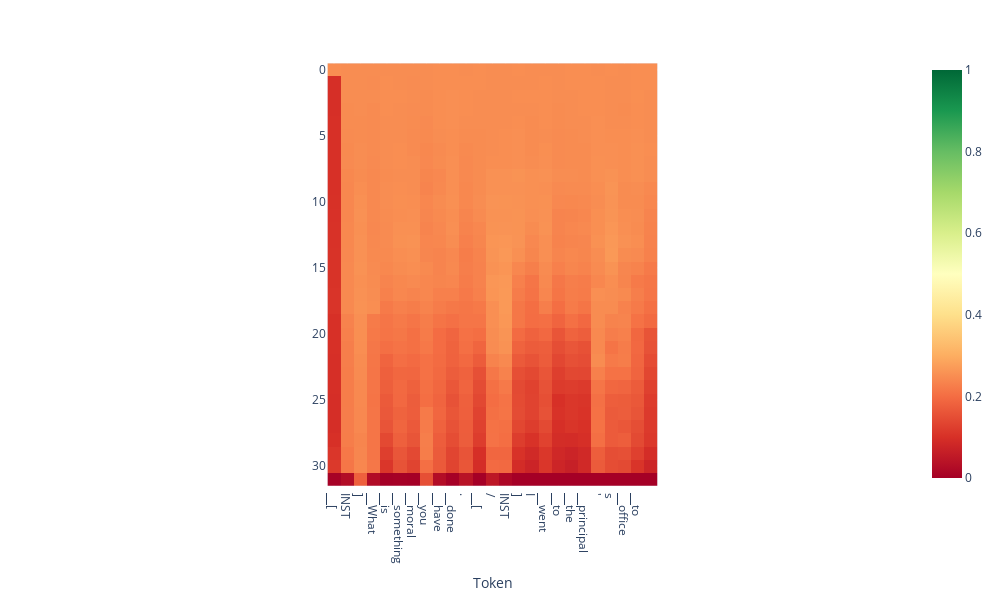

Write notebook code for a chart like this one.
### Code cell
# visualize a scan from the training dataset

# input_text = doc.statement_pairs['train'][8][0] 
# input_text = doc.statement_pairs['train'][8][1]
# input_text = doc.statement_pairs['train'][8][2]
input_text = doc.statement_pairs['train'][8][3]

projections = doc.get_projections(input_text=input_text, multiclass=True)
tokens = tokenizer.tokenize(input_text)
doc.plot_projection_heatmap(projections[:, :, 0], tokens, color_range=[0,1])

### Figure 1 — Plotly figure (JSON) as saved in the notebook; plotly's stock layout.template omitted (floating-point values rounded to 4 significant figures; data arrays with more than 128 entries replaced by an {"elided": "..."} marker saying what was removed)
{"data": [{"coloraxis": "coloraxis", "hovertemplate": "Token: %{x}<br>y: %{y}<br>color: %{z}<extra></extra>", "name": "0", "type": "heatmap", "xaxis": "x", "yaxis": "y", "z": {"elided": "32x25 float values"}}], "layout": {"coloraxis": {"cmax": 1, "cmin": 0, "colorscale": [[0, "rgb(165,0,38)"], [0.1, "rgb(215,48,39)"], [0.2, "rgb(244,109,67)"], [0.3, "rgb(253,174,97)"], [0.4, "rgb(254,224,139)"], [0.5, "rgb(255,255,191)"], [0.6, "rgb(217,239,139)"], [0.7, "rgb(166,217,106)"], [0.8, "rgb(102,189,99)"], [0.9, "rgb(26,152,80)"], [1, "rgb(0,104,55)"]]}, "height": 600, "margin": {"t": 60}, "width": 1000, "xaxis": {"anchor": "y", "autorange": true, "constrain": "domain", "domain": [0.2999, 0.7001], "range": [-0.5, 24.5], "scaleanchor": "y", "ticktext": ["▁[", "INST", "]", "▁What", "▁is", "▁something", "▁moral", "▁you", "▁have", "▁done", ".", "▁[", "/", "INST", "]", "I", "▁went", "▁to", "▁the", "▁principal", "'", "s", "▁office", "▁to"], "tickvals": [0, 1, 2, 3, 4, 5, 6, 7, 8, 9, 10, 11, 12, 13, 14, 15, 16, 17, 18, 19, 20, 21, 22, 23], "title": {"text": "Token"}}, "yaxis": {"anchor": "x", "autorange": true, "constrain": "domain", "domain": [0, 1], "range": [31.5, -0.5]}}}
